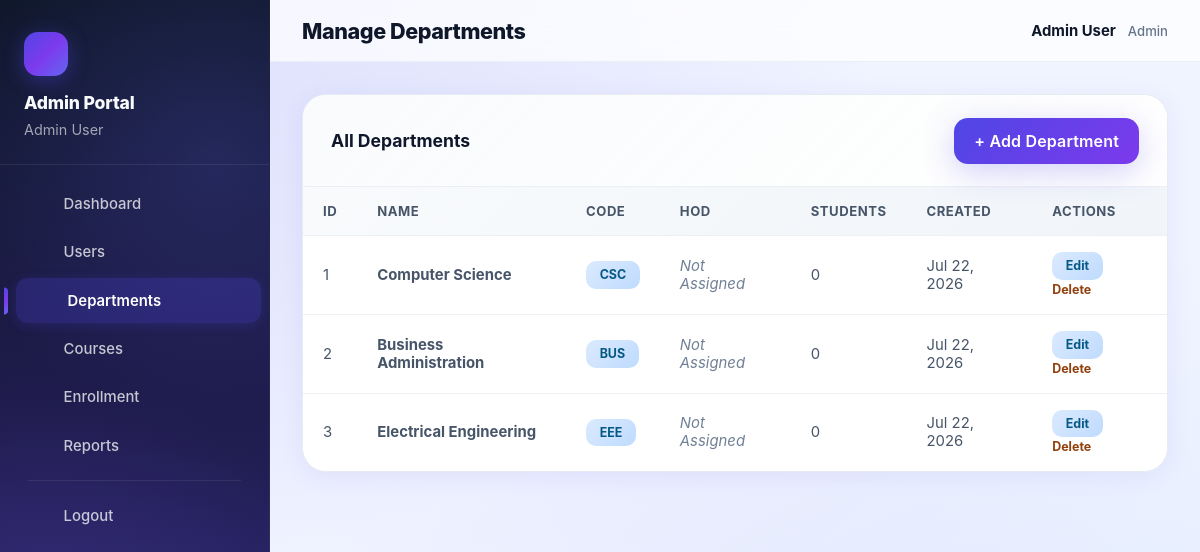
The app's page /admin/departments.php (signed in) with its own data.
### tables this page shows
CREATE TABLE departments (
    id INT AUTO_INCREMENT PRIMARY KEY,
    name VARCHAR(100) NOT NULL,
    code VARCHAR(20) NOT NULL UNIQUE,
    description TEXT,
    hod_id INT DEFAULT NULL,
    created_at TIMESTAMP DEFAULT CURRENT_TIMESTAMP,
    updated_at TIMESTAMP DEFAULT CURRENT_TIMESTAMP ON UPDATE CURRENT_TIMESTAMP,
    FOREIGN KEY (hod_id) REFERENCES users(id) ON DELETE SET NULL
);

### admin/departments.php (the view, shortened to what this page needs)
<?php
require_once '../includes/config.php';
$conn = getDBConnection();
$departments = $conn->query(
    "SELECT d.*, CONCAT(u.first_name, ' ', u.last_name) as hod_name, (SELECT COUNT(*) FROM users su WHERE su.role_id = 4 AND su.department_id = d.id) as student_count FROM departments d LEFT JOIN users u ON d.hod_id = u.id ORDER BY d.created_at DESC"
);
?>
<!DOCTYPE html>
<html lang="en">
<head>
    <link rel="stylesheet" href="../assets/css/style.css">
</head>
<body>
    <div class="dashboard-container">
        <main class="main-content">
            <nav class="top-nav">
                <h1>Manage Departments</h1>
                <div class="user-info">
                    <div class="user-name"><?php echo htmlspecialchars($_SESSION['first_name'] . ' ' . $_SESSION['last_name']); ?></div>
                    <div class="user-role"><?php echo ucfirst(getPortalMode()); ?></div>
                </div>
            </nav>
            <div class="page-content">
                <div class="card">
                    <div class="card-header">
                        <h3> All Departments</h3>
                        <a href="add-department.php" class="btn btn-primary" style="padding: 8px 20px;">+ Add Department</a>
                    </div>
                    <table class="data-table">
                        <thead>
                            <tr>
                                <th>ID</th>
                                <th>Name</th>
                                <th>Code</th>
                                <th>HOD</th>
                                <th>Students</th>
                                <th>Created</th>
                                <th>Actions</th>
                            </tr>
                        </thead>
                        <tbody>
                            <?php while ($dept = $departments->fetch_assoc()): ?>
                            <tr>
                                <td><?php echo $dept['id']; ?></td>
                                <td><strong><?php echo htmlspecialchars($dept['name']); ?></strong></td>
                                <td><span class="badge badge-info"><?php echo htmlspecialchars($dept['code']); ?></span></td>
                                <td>
                                    <?php if ($dept['hod_name']): ?>
                                        <?php echo htmlspecialchars($dept['hod_name']); ?>
                                    <?php else: ?>
                                        <em style="color: #718096;">Not Assigned</em>
                                    <?php endif; ?>
                                </td>
                                <td><?php echo intval($dept['student_count'] ?? 0); ?></td>
                                <td><?php echo date('M d, Y', strtotime($dept['created_at'])); ?></td>
                                <td>
                                    <a href="edit-department.php?id=<?php echo $dept['id']; ?>" class="badge badge-info" style="margin-right: 5px;"> Edit</a>
                                    <form method="POST" action="" style="display:inline; margin:0;">
                                        <button type="submit" class="badge badge-warning" style="border:none; background:none; cursor:pointer; padding:0;" onclick="return confirm('Are you sure you want to delete this department?')"> Delete</button>
                                    </form>
                                </td>
                            </tr>
                            <?php endwhile; ?>
                        </tbody>
                    </table>
                </div>
            </div>
        </main>
    </div>
</body>
</html>

### records on screen
departments: id "1", name "Computer Science", code "CSC", student_count "0", created_at "Jul 22, 2026"
departments: id "2", name "Business Administration", code "BUS", student_count "0", created_at "Jul 22, 2026"
departments: id "3", name "Electrical Engineering", code "EEE", student_count "0", created_at "Jul 22, 2026"

### other values on screen
$portalLabel "Admin Portal"
$_SESSION['first_name'] . ' ' . $_SESSION['last_name'] "Admin User"
$item[1] "Dashboard"
$item[1] "Users"
$item[1] "Departments"
$item[1] "Courses"
$item[1] "Enrollment"
$item[1] "Reports"
getPortalMode() "Admin"
